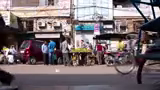
#> input picture frame 10 of SAL_Web-master/modules/S2.mp4, 160 x 90 px, given in place of 2020:01:29:15:47:09.h264, which was not available
$ python movie_to_img.py   (older library calls are emulated)
#> lines starting #> are read from the running program, lines starting #| are printed output that depends on the picture
#!/usr/bin/env python
# -*- coding: utf-8 -*-

"""
受け取った動画に対して以下の処理を行う
1. 動画をフレーム毎に分析
2. 重心が中心に来ている画像(有効画像)を抽出、保存
3. フレーム差分から移動方向を計算 外出・帰宅を判定
*)要　pip install opencv-python
     pip install opencv-contrib-python
"""
import cv2
import time

def change_img(path):
    #name = "2019-12-08-18-17-10.h264"  #動画のパス名
    name = path
    name_fraze = name[:-30]+"images/193003_" + name[-24:-5]
    #name ="ss.mp4"
    cap = cv2.VideoCapture(name)  # opencvで動画を扱うための処理

    # 幅
    W = cap.get(cv2.CAP_PROP_FRAME_WIDTH)
    # 高さ
    H = cap.get(cv2.CAP_PROP_FRAME_HEIGHT)
    # 総フレーム数
    count = cap.get(cv2.CAP_PROP_FRAME_COUNT)
    # 前フレームを格納するための変数
    before = None

    num = 1
    minl = W
    frame_num = 0
    judge = [0,0]
    while(cap.isOpened()):  # 最終フレームまで処理を繰り返す
        ret, frame = cap.read()  # retはフレーム内か判定するためのフラグ、frameは１フレームの画像
#> frame is the input picture: shape (90, 160, 3); mean B, G, R 110.9, 107.3, 119.2
        if ret == True:  # 画像がフレーム内のものだったら
            # -----以下に画像処理を記述-----
            # frame = cv2.resize(frame, (int(frame.shape[1]/3), int(frame.shape[0]/3)))  #リサイズが必要なら追加
            # グレースケール化
            gray = cv2.cvtColor(frame, cv2.COLOR_BGR2GRAY)
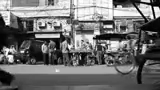
#> gray: shape (90, 160); min 0, max 255, mean 111.2
            # 変数beforeに前フレームの画像をコピー
            if before is None:
                before = gray.copy().astype('float')
                continue
            # 現フレームと前フレームの差を計算(加重平均)
            cv2.accumulateWeighted(gray, before, 0.5)
            mdframe = cv2.absdiff(gray, cv2.convertScaleAbs(before))

            # 動いているエリアとそれ以外で２値化
            thresh = cv2.threshold(mdframe, 3, 255, cv2.THRESH_BINARY)[1]
            # 輪郭データに変換
            #image, contours, hierarchy = cv2.findContours(thresh.copy(), cv2.RETR_EXTERNAL, cv2.CHAIN_APPROX_SIMPLE)  # opencvのバージョンが４以前の場合はこっち
            contours, hierarchy= cv2.findContours(thresh.copy(),cv2.RETR_TREE,cv2.CHAIN_APPROX_SIMPLE)
            if contours == []:
                num += 1
                continue
            max_area = 0
            target = contours[0]

            # contoursには輪郭のリストが格納されている
            for cnt in contours:
                area = cv2.contourArea(cnt)  # 輪郭の面積を求める
                # 輪郭が一番大きい & 大きさが一定値以内
                if max_area < area and area < 300000 and area > 30000:
                    max_area = area;
                    target = cnt

            # 十分な大きさ（面積が１０００）の動体の輪郭が見つかったとき
            if max_area >= 30000:
                # 輪郭の左上のx,y、幅、高さを代入
                x,y,w,h = cv2.boundingRect(target)
                #print(num,x,y)
                # もし輪郭の重心が画像の中心に近かったらフレーム番号を記録
                if abs(x+w/2 - W/2) < minl:
                    frame_num = num
                    minl = abs(x+w/2 - W/2)
                # もし最後の１０フレーム以内だったら外出判定用変数に加算
                if (count - num - 1) < 10:
                    judge[0] +=  x+w/2  # 重心の位置を加算
                    judge[1] += 1  # 加算回数を記録

            # -----画像処理終了-----
            num += 1  #ファイル名用の変数

        else:  # 画像がフレーム外のものだったら
            break

   #もし外出画像だったら
    #print(judge,judge[0]/judge[1])
    #print(frame_num)
    cap.release()
    cap = cv2.VideoCapture(name)  # opencvで動画を扱うための処理
    print(judge)
    if judge[1] == 0:
        judge[1] = 1
    if judge[0]/judge[1] < W/2:
        # 一番動体が画像の中心に近いフレームを指定
        cap.set(cv2.CAP_PROP_POS_FRAMES,frame_num)
        ret, frame = cap.read()
        #print(ret,frame)
        if ret:
            #cv2.imwrite("picture{:0=3}".format(frame_num)+".jpg",frame)  #画像を保存
            cv2.imwrite(name_fraze+".jpg",frame)  #画像を保存
            print(name_fraze+".jpg")   #保存画像のファイル名表示
            cap.release()
            return name_fraze+".jpg"

    cap.release()
    return False

if __name__=='__main__':
    change_img('/home/pi/SAL_Web-master/media/movie/2020:01:29:15:47:09.h264')
    print("a")

$ run again, starting later in the video
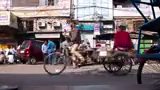
#> input picture frame 46 of SAL_Web-master/modules/S2.mp4, 160 x 90 px, given in place of 2020:01:29:15:47:09.h264, which was not available
#> in change_img, frame is the input picture: shape (90, 160, 3); mean B, G, R 108.2, 104.3, 117.4
#> in change_img, `gray = cv2.cvtColor(frame, cv2.COLOR_BGR2GRAY)`:
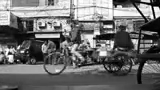
#> gray: shape (90, 160); min 0, max 255, mean 108.6

$ run again, starting later in the video
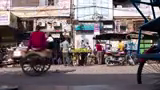
#> input picture frame 83 of SAL_Web-master/modules/S2.mp4, 160 x 90 px, given in place of 2020:01:29:15:47:09.h264, which was not available
#> in change_img, frame is the input picture: shape (90, 160, 3); mean B, G, R 109, 105.8, 118.1
#> in change_img, `gray = cv2.cvtColor(frame, cv2.COLOR_BGR2GRAY)`:
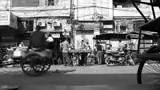
#> gray: shape (90, 160); min 0, max 255, mean 109.8
